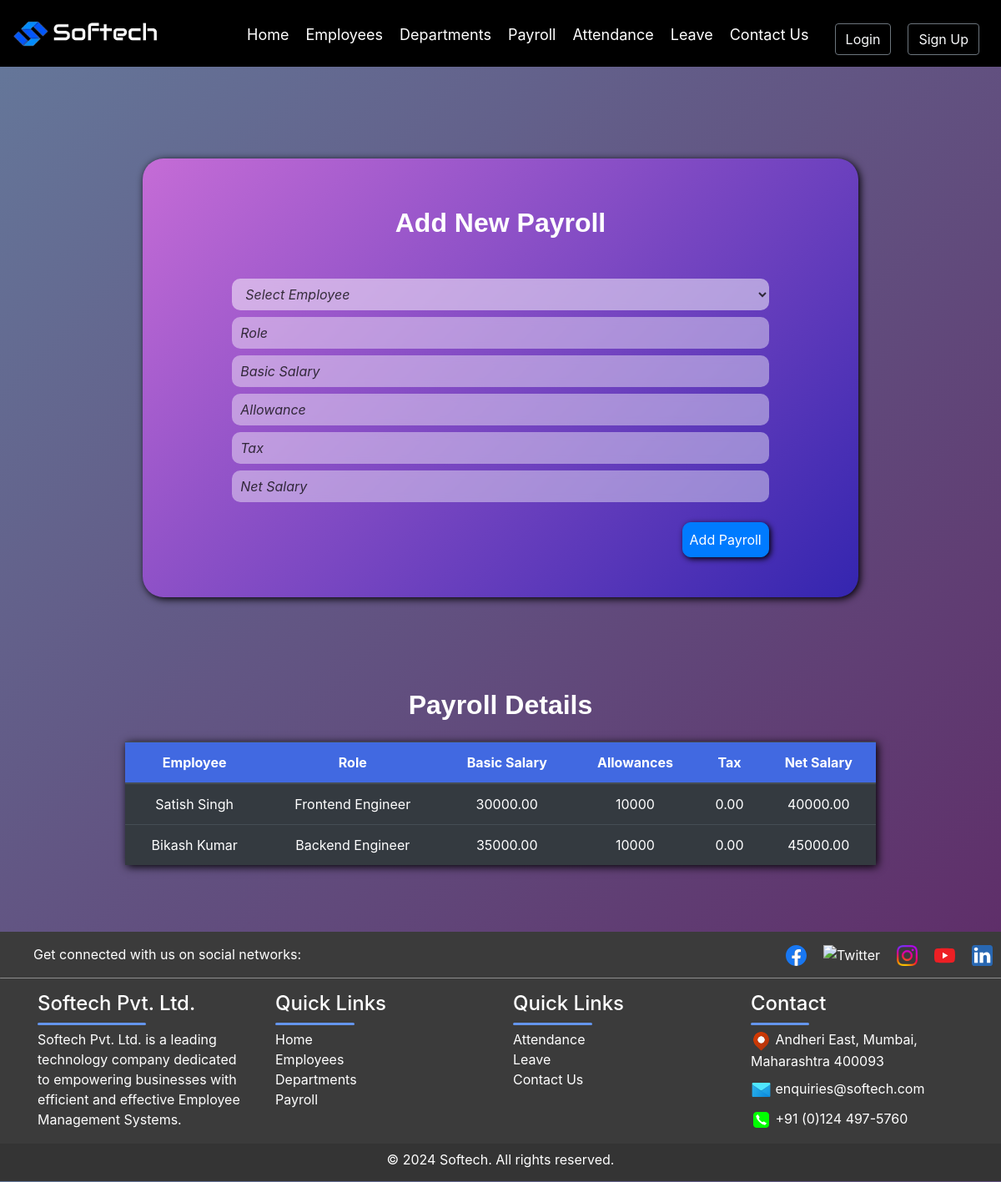
Page /payroll on the committed database.
### app/models.py (models this page shows, shortened)
class Employees(models.Model):
      emp_id = models.CharField(max_length=10, primary_key=True)
      emp_name = models.CharField(max_length=100, null=True, blank=True)
      mobile_number = models.CharField(max_length=15, null=True, blank=True)
      email = models.EmailField(null=True, blank=True)
      address = models.TextField(null=True, blank=True)
      department_name = models.ForeignKey(Departments, null=True, blank=True, on_delete=models.CASCADE)
      role = models.CharField(max_length=100, null=True, blank=True)
      def __str__(self):
        return str(self.emp_name)

class Payroll(models.Model):
    emp_name = models.ForeignKey(Employees, on_delete=models.CASCADE)
    role = models.CharField(max_length=100, null=True, blank=True)
    basic_salary = models.DecimalField(max_digits=10, decimal_places=2, null=True, blank=True)
    allowance = models.IntegerField(null=True, blank=True)
    tax = models.DecimalField(max_digits=5, decimal_places=2, null=True, blank=True)
    net_salary = models.DecimalField(max_digits=10, decimal_places=2, null=True, blank=True)

### app/views.py (the view, shortened to what this page needs)
# urls.py: path('payroll', views.payroll_page,name="payroll"),
def payroll_page(request):
    payrolls = Payroll.objects.all()
    form = PayrollForm()
    employees = Employees.objects.all()
    print("Employees available:", employees)
    context = {'form': form, 'payroll': payrolls}
    return render(request, 'app/payroll.html', context)

### app/templates/app/payroll.html (shortened to what this page needs)
{% extends "base_template/base.html" %}
{% load static %}
{% block content %}
<form method="POST" class="bg-body py-5 text-center" id="formbackground">
    <h2 class="fs-3 fw-bold text-decoration-underline mb-5">Add New Payroll</h2>
    {{ form.emp_name.as_widget }}
    {{ form.role }}
    {{ form.basic_salary }}
    {{ form.allowance }}
    {{ form.tax }}
    {{ form.net_salary }}
    <div class="buttons w-75 mx-auto">
        <div class="row g-0">
            <div class="col-6 text-start">
            </div>
            <div class="col-6 text-end">
                <button class="btn btn-primary mt-3 p-2" id="addBtn" type="submit" style="float: right;">Add Payroll</button>
            </div>
        </div>
    </div>
</form>
            <div class="w-auto mx-auto">
                <h2 class="fs-3 fw-bold text-decoration-underline mb-2 mt-5">Payroll Details</h2>
                <table class="table table-dark table-hover mt-4 mb-5 text-center w-75">
                    <thead  class="fw-bold">
                            <th>Employee</th>
                            <th>Role</th>
                            <th>Basic Salary</th>
                            <th>Allowances</th>
                            <th>Tax</th>
                            <th>Net Salary</th>
                    </thead>
                    <tbody id="payrollTable">
                        {% for pay in payroll  %}
                        <tr>
                          <td>{{pay.emp_name}}</td>
                          <td>{{pay.role}}</td>
                          <td>{{pay.basic_salary}}</td>
                          <td>{{pay.allowance}}</td>
                          <td>{{pay.tax}}</td>
                          <td>{{pay.net_salary}}</td>
                        </tr>
                        {% endfor %}
                    </tbody>
                </table>
            </div>
        {% endblock content %}

### app/static/app/CSS_files/style.css (style rules this page uses)
body { background: linear-gradient(135deg, #647095 0%, #5e2563 100%); color: white !important; margin: 0 !important; padding: 0 !important; overflow-x: hidden; }
.bg-body { background-color: rebeccapurple !important; }
h2 { font-family: Helvetica; text-align: center; }
table thead { color: white; font-weight: bold; background-color: royalblue; margin: auto; padding: auto; }
table { margin: auto !important; box-shadow: 2px 2px 10px black; }
input, textarea { background-color: rgba(255, 255, 255, 0.416) !important; background-blend-mode: overlay !important; backdrop-filter: blur(5px) !important; color: white !important; border: none !important; border-radius: 10px !important; padding: 10px !important; transition: background-color 0.3s ease-in-out !important; }
::placeholder { color: rgba(0, 0, 0, 0.744) !important; font-style: italic; }
h2 { margin: 10px 0px !important; font-weight: bold !important; text-align: center !important; }
select { font-style: italic; background-color: rgba(255, 255, 255, 0.5) !important; backdrop-filter: blur(5px) !important; color: rgba(0, 0, 0, 0.744) !important; border: none !important; border-radius: 10px !important; transition: background-color 0.3s ease-in-out !important; }
button { margin: 20px 0; border-radius: 10px !important; transition: background-color 0.3s ease-in-out !important; box-shadow: 2px 2px 7px black; }
table tr td { color: white; }
@media screen and (min-width: 768px) { .table { width: 100% !important; } }
#formbackground { background: linear-gradient(135deg, #c56cd6 0%, #3425af 100%); border-radius: 25px; margin: 110px 171px; transition: transform 0.3s ease; box-shadow: 2px 2px 10px black; }

### rows in the picture
Employees: emp_name "Select Employee"
Payroll: emp_name "Satish Singh", role "Frontend Engineer", basic_salary "30000.00", allowance "10000", tax "0.00", net_salary "40000.00"
Payroll: emp_name "Bikash Kumar", role "Backend Engineer", basic_salary "35000.00", allowance "10000", tax "0.00", net_salary "45000.00"
